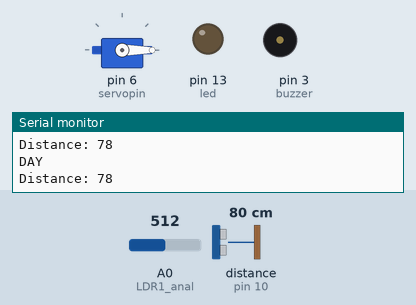
A sketch run on a simulated Arduino Uno, built with avr-gcc and run on an emulated ATmega328P. Parts: servo, output pins drawn as LEDs (lit = HIGH), buzzer (waves = sounding), the last lines printed to the serial monitor. Wiring (inferred from the names in the program): ultrasonic range finder: trigger pin 9; echo pin 10. Inputs (shaded band) come from the test bench; at power-on: distance to the obstacle (sensor on pin 10) 80 cm, A0 (LDR1_anal) = 512. The echo pulse lasts 58.3 µs per cm; pins used as bus, display or sensor lines are not drawn.

Above: at 7.8 s.
7.9 s: distance to the obstacle (sensor on pin 10) set to 8 cm
14.2 s: distance to the obstacle (sensor on pin 10) set to 5 cm
At 17.6 s:
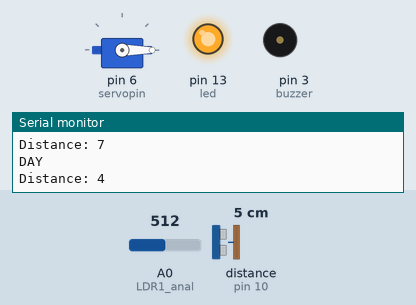
21.5 s: distance to the obstacle (sensor on pin 10) set to 9 cm
At 23.4 s:
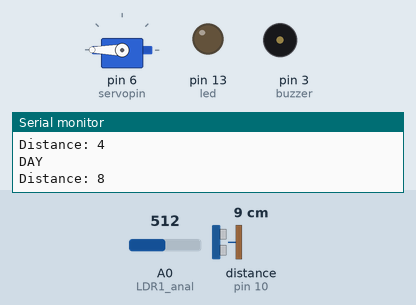
29.5 s: distance to the obstacle (sensor on pin 10) set to 2 cm
At 33.5 s:
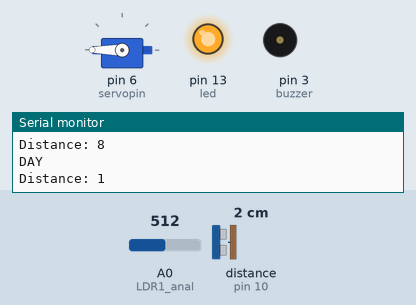
Timing chart, 0 to 37.5 s (numbered marks = the images above; inputs shaded):
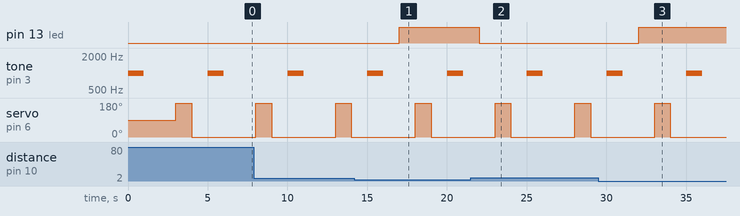

Measured:
- the behaviour switches between 7 and 6 cm on distance to the obstacle (sensor on pin 10) (found by bisection; images 0 and 1)
- after the input at 14.2 s, pin 13 (led): LOW → HIGH after 2.8 s
- after the input at 21.5 s, pin 13 (led): HIGH → LOW after 0.52 s
- after the input at 29.5 s, pin 13 (led): LOW → HIGH after 2.5 s
- by itself, tone on pin 3 (buzzer): alternates 1000 Hz for 1.0 s and silent for 4.0 s

The sketch:

sketch_final_pro.ino
```cpp
#define LDR1_anal A0
#include <Servo.h>
const int LDR_Minimum=500;
int led = 13;
int trigpin = 9;
int echopin = 10;
bool LDR1 = LOW;
bool LDR2 = LOW;
long duration;
int distance;
int safetyDistance;
int servopin = 6;
int servoposition = 180;
const int buzzer = 3;
Servo myservo;

void setup() {
  // put your setup code here, to run once:
  pinMode(buzzer, OUTPUT);
  myservo.attach(servopin);
  Serial.begin(9600);
  pinMode(led, OUTPUT);
  pinMode(trigpin, OUTPUT);
  pinMode(echopin, INPUT);
}

void loop() {
tone(buzzer, 1000);
  delay(1000);
  noTone(buzzer);
  delay(1000);
  if(analogRead(LDR1_anal)>LDR_Minimum   && LDR1==LOW )
  {
    LDR1 = HIGH;
  }
  if (LDR1 == HIGH)
  {
      Serial.println("DAY");
  }
  else
  {
  Serial.println("NIGHT");
  }
  // Clears the trigPin
digitalWrite(trigpin, LOW);
delayMicroseconds(2);

// Sets the trigPin on HIGH state for 10 micro seconds
digitalWrite(trigpin, HIGH);
delayMicroseconds(10);
digitalWrite(trigpin, LOW);
  // Reads the echoPin, returns the sound wave travel time in microseconds
duration = pulseIn(echopin, HIGH);

// Calculating the distance
distance= duration*0.034/2;

safetyDistance = distance;
if (safetyDistance <= 5){
  digitalWrite(led, HIGH);
}
else{

  digitalWrite(led, LOW);
}
// Prints the distance on the Serial Monitor
Serial.print("Distance: ");
Serial.println(distance);

myservo.detach();
    delay(1000);
    myservo.attach(servopin);
    myservo.write(servoposition);
    delay(1000);
    myservo.detach();

    myservo.attach(servopin);
    myservo.write(0);
    delay(1000);


}
```
